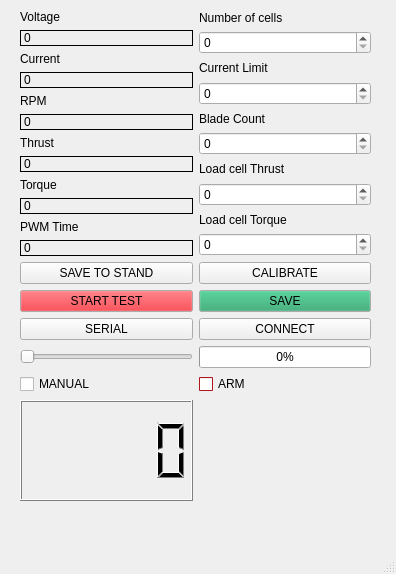
<?xml version="1.0" encoding="UTF-8"?>
<ui version="4.0">
 <class>MainWindow</class>
 <widget class="QMainWindow" name="MainWindow">
  <property name="geometry">
   <rect>
    <x>0</x>
    <y>0</y>
    <width>396</width>
    <height>574</height>
   </rect>
  </property>
  <property name="windowTitle">
   <string>MainWindow</string>
  </property>
  <widget class="QWidget" name="centralwidget">
   <widget class="QWidget" name="gridLayoutWidget">
    <property name="geometry">
     <rect>
      <x>20</x>
      <y>10</y>
      <width>351</width>
      <height>491</height>
     </rect>
    </property>
    <layout class="QGridLayout" name="gridLayout">
     <item row="5" column="1">
      <widget class="QProgressBar" name="progressBar">
       <property name="maximum">
        <number>100</number>
       </property>
       <property name="value">
        <number>0</number>
       </property>
      </widget>
     </item>
     <item row="6" column="0">
      <widget class="QCheckBox" name="Manul_Check">
       <property name="text">
        <string>MANUAL</string>
       </property>
      </widget>
     </item>
     <item row="7" column="0">
      <widget class="QLCDNumber" name="Error_Screen">
       <property name="palette">
        <palette>
         <active>
          <colorrole role="WindowText">
           <brush brushstyle="SolidPattern">
            <color alpha="255">
             <red>0</red>
             <green>0</green>
             <blue>0</blue>
            </color>
           </brush>
          </colorrole>
          <colorrole role="Button">
           <brush brushstyle="SolidPattern">
            <color alpha="255">
             <red>255</red>
             <green>255</green>
             <blue>255</blue>
            </color>
           </brush>
          </colorrole>
          <colorrole role="Light">
           <brush brushstyle="SolidPattern">
            <color alpha="255">
             <red>255</red>
             <green>255</green>
             <blue>255</blue>
            </color>
           </brush>
          </colorrole>
          <colorrole role="Midlight">
           <brush brushstyle="SolidPattern">
            <color alpha="255">
             <red>255</red>
             <green>255</green>
             <blue>255</blue>
            </color>
           </brush>
          </colorrole>
          <colorrole role="Dark">
           <brush brushstyle="SolidPattern">
            <color alpha="255">
             <red>127</red>
             <green>127</green>
             <blue>127</blue>
            </color>
           </brush>
          </colorrole>
          <colorrole role="Mid">
           <brush brushstyle="SolidPattern">
            <color alpha="255">
             <red>170</red>
             <green>170</green>
             <blue>170</blue>
            </color>
           </brush>
          </colorrole>
          <colorrole role="Text">
           <brush brushstyle="SolidPattern">
            <color alpha="255">
             <red>0</red>
             <green>0</green>
             <blue>0</blue>
            </color>
           </brush>
          </colorrole>
          <colorrole role="BrightText">
           <brush brushstyle="SolidPattern">
            <color alpha="255">
             <red>255</red>
             <green>255</green>
             <blue>255</blue>
            </color>
           </brush>
          </colorrole>
          <colorrole role="ButtonText">
           <brush brushstyle="SolidPattern">
            <color alpha="255">
             <red>0</red>
             <green>0</green>
             <blue>0</blue>
            </color>
           </brush>
          </colorrole>
          <colorrole role="Base">
           <brush brushstyle="SolidPattern">
            <color alpha="255">
             <red>255</red>
             <green>255</green>
             <blue>255</blue>
            </color>
           </brush>
          </colorrole>
          <colorrole role="Window">
           <brush brushstyle="SolidPattern">
            <color alpha="255">
             <red>255</red>
             <green>255</green>
             <blue>255</blue>
            </color>
           </brush>
          </colorrole>
          <colorrole role="Shadow">
           <brush brushstyle="SolidPattern">
            <color alpha="255">
             <red>0</red>
             <green>0</green>
             <blue>0</blue>
            </color>
           </brush>
          </colorrole>
          <colorrole role="AlternateBase">
           <brush brushstyle="SolidPattern">
            <color alpha="255">
             <red>255</red>
             <green>255</green>
             <blue>255</blue>
            </color>
           </brush>
          </colorrole>
          <colorrole role="ToolTipBase">
           <brush brushstyle="SolidPattern">
            <color alpha="255">
             <red>255</red>
             <green>255</green>
             <blue>220</blue>
            </color>
           </brush>
          </colorrole>
          <colorrole role="ToolTipText">
           <brush brushstyle="SolidPattern">
            <color alpha="255">
             <red>0</red>
             <green>0</green>
             <blue>0</blue>
            </color>
           </brush>
          </colorrole>
          <colorrole role="PlaceholderText">
           <brush brushstyle="SolidPattern">
            <color alpha="127">
             <red>0</red>
             <green>0</green>
             <blue>0</blue>
            </color>
           </brush>
          </colorrole>
          <colorrole role="Accent">
           <brush brushstyle="SolidPattern">
            <color alpha="255">
             <red>255</red>
             <green>255</green>
             <blue>255</blue>
            </color>
           </brush>
          </colorrole>
         </active>
         <inactive>
          <colorrole role="WindowText">
           <brush brushstyle="SolidPattern">
            <color alpha="255">
             <red>0</red>
             <green>0</green>
             <blue>0</blue>
            </color>
           </brush>
          </colorrole>
          <colorrole role="Button">
           <brush brushstyle="SolidPattern">
            <color alpha="255">
             <red>255</red>
             <green>255</green>
             <blue>255</blue>
            </color>
           </brush>
          </colorrole>
          <colorrole role="Light">
           <brush brushstyle="SolidPattern">
            <color alpha="255">
             <red>255</red>
             <green>255</green>
             <blue>255</blue>
            </color>
           </brush>
          </colorrole>
          <colorrole role="Midlight">
           <brush brushstyle="SolidPattern">
            <color alpha="255">
             <red>255</red>
             <green>255</green>
             <blue>255</blue>
            </color>
           </brush>
          </colorrole>
          <colorrole role="Dark">
           <brush brushstyle="SolidPattern">
            <color alpha="255">
             <red>127</red>
             <green>127</green>
             <blue>127</blue>
            </color>
           </brush>
          </colorrole>
          <colorrole role="Mid">
           <brush brushstyle="SolidPattern">
            <color alpha="255">
             <red>170</red>
             <green>170</green>
             <blue>170</blue>
            </color>
           </brush>
          </colorrole>
          <colorrole role="Text">
           <brush brushstyle="SolidPattern">
            <color alpha="255">
             <red>0</red>
             <green>0</green>
             <blue>0</blue>
            </color>
           </brush>
          </colorrole>
          <colorrole role="BrightText">
           <brush brushstyle="SolidPattern">
            <color alpha="255">
             <red>255</red>
             <green>255</green>
             <blue>255</blue>
            </color>
           </brush>
          </colorrole>
          <colorrole role="ButtonText">
           <brush brushstyle="SolidPattern">
            <color alpha="255">
             <red>0</red>
             <green>0</green>
             <blue>0</blue>
            </color>
           </brush>
          </colorrole>
          <colorrole role="Base">
           <brush brushstyle="SolidPattern">
            <color alpha="255">
             <red>255</red>
             <green>255</green>
             <blue>255</blue>
            </color>
           </brush>
          </colorrole>
          <colorrole role="Window">
           <brush brushstyle="SolidPattern">
            <color alpha="255">
             <red>255</red>
             <green>255</green>
             <blue>255</blue>
            </color>
           </brush>
          </colorrole>
          <colorrole role="Shadow">
           <brush brushstyle="SolidPattern">
            <color alpha="255">
             <red>0</red>
             <green>0</green>
             <blue>0</blue>
            </color>
           </brush>
          </colorrole>
          <colorrole role="AlternateBase">
           <brush brushstyle="SolidPattern">
            <color alpha="255">
             <red>255</red>
             <green>255</green>
             <blue>255</blue>
            </color>
           </brush>
          </colorrole>
          <colorrole role="ToolTipBase">
           <brush brushstyle="SolidPattern">
            <color alpha="255">
             <red>255</red>
             <green>255</green>
             <blue>220</blue>
            </color>
           </brush>
          </colorrole>
          <colorrole role="ToolTipText">
           <brush brushstyle="SolidPattern">
            <color alpha="255">
             <red>0</red>
             <green>0</green>
             <blue>0</blue>
            </color>
           </brush>
          </colorrole>
          <colorrole role="PlaceholderText">
           <brush brushstyle="SolidPattern">
            <color alpha="127">
             <red>0</red>
             <green>0</green>
             <blue>0</blue>
            </color>
           </brush>
          </colorrole>
          <colorrole role="Accent">
           <brush brushstyle="SolidPattern">
            <color alpha="255">
             <red>255</red>
             <green>255</green>
             <blue>255</blue>
            </color>
           </brush>
          </colorrole>
         </inactive>
         <disabled>
          <colorrole role="WindowText">
           <brush brushstyle="SolidPattern">
            <color alpha="255">
             <red>127</red>
             <green>127</green>
             <blue>127</blue>
            </color>
           </brush>
          </colorrole>
          <colorrole role="Button">
           <brush brushstyle="SolidPattern">
            <color alpha="255">
             <red>255</red>
             <green>255</green>
             <blue>255</blue>
            </color>
           </brush>
          </colorrole>
          <colorrole role="Light">
           <brush brushstyle="SolidPattern">
            <color alpha="255">
             <red>255</red>
             <green>255</green>
             <blue>255</blue>
            </color>
           </brush>
          </colorrole>
          <colorrole role="Midlight">
           <brush brushstyle="SolidPattern">
            <color alpha="255">
             <red>255</red>
             <green>255</green>
             <blue>255</blue>
            </color>
           </brush>
          </colorrole>
          <colorrole role="Dark">
           <brush brushstyle="SolidPattern">
            <color alpha="255">
             <red>127</red>
             <green>127</green>
             <blue>127</blue>
            </color>
           </brush>
          </colorrole>
          <colorrole role="Mid">
           <brush brushstyle="SolidPattern">
            <color alpha="255">
             <red>170</red>
             <green>170</green>
             <blue>170</blue>
            </color>
           </brush>
          </colorrole>
          <colorrole role="Text">
           <brush brushstyle="SolidPattern">
            <color alpha="255">
             <red>127</red>
             <green>127</green>
             <blue>127</blue>
            </color>
           </brush>
          </colorrole>
          <colorrole role="BrightText">
           <brush brushstyle="SolidPattern">
            <color alpha="255">
             <red>255</red>
             <green>255</green>
             <blue>255</blue>
            </color>
           </brush>
          </colorrole>
          <colorrole role="ButtonText">
           <brush brushstyle="SolidPattern">
            <color alpha="255">
             <red>127</red>
             <green>127</green>
             <blue>127</blue>
            </color>
           </brush>
          </colorrole>
          <colorrole role="Base">
           <brush brushstyle="SolidPattern">
            <color alpha="255">
             <red>255</red>
             <green>255</green>
             <blue>255</blue>
            </color>
           </brush>
          </colorrole>
          <colorrole role="Window">
           <brush brushstyle="SolidPattern">
            <color alpha="255">
             <red>255</red>
             <green>255</green>
             <blue>255</blue>
            </color>
           </brush>
          </colorrole>
          <colorrole role="Shadow">
           <brush brushstyle="SolidPattern">
            <color alpha="255">
             <red>0</red>
             <green>0</green>
             <blue>0</blue>
            </color>
           </brush>
          </colorrole>
          <colorrole role="AlternateBase">
           <brush brushstyle="SolidPattern">
            <color alpha="255">
             <red>255</red>
             <green>255</green>
             <blue>255</blue>
            </color>
           </brush>
          </colorrole>
          <colorrole role="ToolTipBase">
           <brush brushstyle="SolidPattern">
            <color alpha="255">
             <red>255</red>
             <green>255</green>
             <blue>220</blue>
            </color>
           </brush>
          </colorrole>
          <colorrole role="ToolTipText">
           <brush brushstyle="SolidPattern">
            <color alpha="255">
             <red>0</red>
             <green>0</green>
             <blue>0</blue>
            </color>
           </brush>
          </colorrole>
          <colorrole role="PlaceholderText">
           <brush brushstyle="SolidPattern">
            <color alpha="127">
             <red>127</red>
             <green>127</green>
             <blue>127</blue>
            </color>
           </brush>
          </colorrole>
          <colorrole role="Accent">
           <brush brushstyle="SolidPattern">
            <color alpha="255">
             <red>255</red>
             <green>255</green>
             <blue>255</blue>
            </color>
           </brush>
          </colorrole>
         </disabled>
        </palette>
       </property>
      </widget>
     </item>
     <item row="3" column="0">
      <widget class="QPushButton" name="Comm_Method">
       <property name="text">
        <string>SERIAL</string>
       </property>
      </widget>
     </item>
     <item row="0" column="1">
      <layout class="QVBoxLayout" name="verticalLayout_2">
       <item>
        <widget class="QLabel" name="label">
         <property name="text">
          <string>Number of cells</string>
         </property>
        </widget>
       </item>
       <item>
        <widget class="QSpinBox" name="S_Num">
         <property name="maximum">
          <number>12</number>
         </property>
        </widget>
       </item>
       <item>
        <widget class="QLabel" name="label_2">
         <property name="text">
          <string>Current Limit</string>
         </property>
        </widget>
       </item>
       <item>
        <widget class="QSpinBox" name="CURRENT_LIMIT_STEADY">
         <property name="maximum">
          <number>100</number>
         </property>
        </widget>
       </item>
       <item>
        <widget class="QLabel" name="label_3">
         <property name="text">
          <string>Blade Count</string>
         </property>
        </widget>
       </item>
       <item>
        <widget class="QSpinBox" name="Blade_Count">
         <property name="maximum">
          <number>100</number>
         </property>
        </widget>
       </item>
       <item>
        <widget class="QLabel" name="label_4">
         <property name="text">
          <string>Load cell Thrust</string>
         </property>
        </widget>
       </item>
       <item>
        <widget class="QSpinBox" name="Load_Cell_Thrust">
         <property name="maximum">
          <number>100</number>
         </property>
        </widget>
       </item>
       <item>
        <widget class="QLabel" name="label_5">
         <property name="text">
          <string>Load cell Torque</string>
         </property>
        </widget>
       </item>
       <item>
        <widget class="QSpinBox" name="Load_Cell_Torque">
         <property name="maximum">
          <number>100</number>
         </property>
        </widget>
       </item>
      </layout>
     </item>
     <item row="2" column="0">
      <widget class="QPushButton" name="START">
       <property name="palette">
        <palette>
         <active>
          <colorrole role="Button">
           <brush brushstyle="SolidPattern">
            <color alpha="255">
             <red>224</red>
             <green>27</green>
             <blue>36</blue>
            </color>
           </brush>
          </colorrole>
         </active>
         <inactive>
          <colorrole role="Button">
           <brush brushstyle="SolidPattern">
            <color alpha="255">
             <red>224</red>
             <green>27</green>
             <blue>36</blue>
            </color>
           </brush>
          </colorrole>
         </inactive>
         <disabled>
          <colorrole role="Button">
           <brush brushstyle="SolidPattern">
            <color alpha="255">
             <red>224</red>
             <green>27</green>
             <blue>36</blue>
            </color>
           </brush>
          </colorrole>
         </disabled>
        </palette>
       </property>
       <property name="text">
        <string>START TEST</string>
       </property>
       <property name="checkable">
        <bool>false</bool>
       </property>
      </widget>
     </item>
     <item row="5" column="0">
      <widget class="QSlider" name="Throttle">
       <property name="maximum">
        <number>100</number>
       </property>
       <property name="orientation">
        <enum>Qt::Orientation::Horizontal</enum>
       </property>
      </widget>
     </item>
     <item row="0" column="0">
      <layout class="QVBoxLayout" name="verticalLayout">
       <item>
        <widget class="QLabel" name="label_6">
         <property name="text">
          <string>Voltage</string>
         </property>
        </widget>
       </item>
       <item>
        <widget class="QLabel" name="Voltage">
         <property name="frameShape">
          <enum>QFrame::Shape::Box</enum>
         </property>
         <property name="text">
          <string>0</string>
         </property>
         <property name="textFormat">
          <enum>Qt::TextFormat::PlainText</enum>
         </property>
        </widget>
       </item>
       <item>
        <widget class="QLabel" name="label_7">
         <property name="text">
          <string>Current</string>
         </property>
        </widget>
       </item>
       <item>
        <widget class="QLabel" name="Current">
         <property name="frameShape">
          <enum>QFrame::Shape::Box</enum>
         </property>
         <property name="text">
          <string>0</string>
         </property>
         <property name="textFormat">
          <enum>Qt::TextFormat::PlainText</enum>
         </property>
        </widget>
       </item>
       <item>
        <widget class="QLabel" name="label_8">
         <property name="text">
          <string>RPM</string>
         </property>
        </widget>
       </item>
       <item>
        <widget class="QLabel" name="RPM">
         <property name="frameShape">
          <enum>QFrame::Shape::Box</enum>
         </property>
         <property name="text">
          <string>0</string>
         </property>
         <property name="textFormat">
          <enum>Qt::TextFormat::PlainText</enum>
         </property>
        </widget>
       </item>
       <item>
        <widget class="QLabel" name="label_9">
         <property name="text">
          <string>Thrust</string>
         </property>
        </widget>
       </item>
       <item>
        <widget class="QLabel" name="Thrust">
         <property name="frameShape">
          <enum>QFrame::Shape::Box</enum>
         </property>
         <property name="text">
          <string>0</string>
         </property>
         <property name="textFormat">
          <enum>Qt::TextFormat::PlainText</enum>
         </property>
        </widget>
       </item>
       <item>
        <widget class="QLabel" name="label_10">
         <property name="text">
          <string>Torque</string>
         </property>
        </widget>
       </item>
       <item>
        <widget class="QLabel" name="Torque">
         <property name="frameShape">
          <enum>QFrame::Shape::Box</enum>
         </property>
         <property name="text">
          <string>0</string>
         </property>
         <property name="textFormat">
          <enum>Qt::TextFormat::PlainText</enum>
         </property>
        </widget>
       </item>
       <item>
        <widget class="QLabel" name="label_11">
         <property name="text">
          <string>PWM Time</string>
         </property>
        </widget>
       </item>
       <item>
        <widget class="QLabel" name="PWM_Time">
         <property name="frameShape">
          <enum>QFrame::Shape::Box</enum>
         </property>
         <property name="text">
          <string>0</string>
         </property>
        </widget>
       </item>
      </layout>
     </item>
     <item row="6" column="1">
      <widget class="QCheckBox" name="Arm_Check">
       <property name="palette">
        <palette>
         <active>
          <colorrole role="WindowText">
           <brush brushstyle="SolidPattern">
            <color alpha="255">
             <red>0</red>
             <green>0</green>
             <blue>0</blue>
            </color>
           </brush>
          </colorrole>
          <colorrole role="Button">
           <brush brushstyle="SolidPattern">
            <color alpha="255">
             <red>224</red>
             <green>27</green>
             <blue>36</blue>
            </color>
           </brush>
          </colorrole>
          <colorrole role="Light">
           <brush brushstyle="SolidPattern">
            <color alpha="255">
             <red>255</red>
             <green>112</green>
             <blue>118</blue>
            </color>
           </brush>
          </colorrole>
          <colorrole role="Midlight">
           <brush brushstyle="SolidPattern">
            <color alpha="255">
             <red>239</red>
             <green>69</green>
             <blue>77</blue>
            </color>
           </brush>
          </colorrole>
          <colorrole role="Dark">
           <brush brushstyle="SolidPattern">
            <color alpha="255">
             <red>112</red>
             <green>13</green>
             <blue>18</blue>
            </color>
           </brush>
          </colorrole>
          <colorrole role="Mid">
           <brush brushstyle="SolidPattern">
            <color alpha="255">
             <red>149</red>
             <green>18</green>
             <blue>24</blue>
            </color>
           </brush>
          </colorrole>
          <colorrole role="Text">
           <brush brushstyle="SolidPattern">
            <color alpha="255">
             <red>0</red>
             <green>0</green>
             <blue>0</blue>
            </color>
           </brush>
          </colorrole>
          <colorrole role="BrightText">
           <brush brushstyle="SolidPattern">
            <color alpha="255">
             <red>255</red>
             <green>255</green>
             <blue>255</blue>
            </color>
           </brush>
          </colorrole>
          <colorrole role="ButtonText">
           <brush brushstyle="SolidPattern">
            <color alpha="255">
             <red>0</red>
             <green>0</green>
             <blue>0</blue>
            </color>
           </brush>
          </colorrole>
          <colorrole role="Base">
           <brush brushstyle="SolidPattern">
            <color alpha="255">
             <red>255</red>
             <green>255</green>
             <blue>255</blue>
            </color>
           </brush>
          </colorrole>
          <colorrole role="Window">
           <brush brushstyle="SolidPattern">
            <color alpha="255">
             <red>224</red>
             <green>27</green>
             <blue>36</blue>
            </color>
           </brush>
          </colorrole>
          <colorrole role="Shadow">
           <brush brushstyle="SolidPattern">
            <color alpha="255">
             <red>0</red>
             <green>0</green>
             <blue>0</blue>
            </color>
           </brush>
          </colorrole>
          <colorrole role="AlternateBase">
           <brush brushstyle="SolidPattern">
            <color alpha="255">
             <red>239</red>
             <green>141</green>
             <blue>145</blue>
            </color>
           </brush>
          </colorrole>
          <colorrole role="ToolTipBase">
           <brush brushstyle="SolidPattern">
            <color alpha="255">
             <red>255</red>
             <green>255</green>
             <blue>220</blue>
            </color>
           </brush>
          </colorrole>
          <colorrole role="ToolTipText">
           <brush brushstyle="SolidPattern">
            <color alpha="255">
             <red>0</red>
             <green>0</green>
             <blue>0</blue>
            </color>
           </brush>
          </colorrole>
          <colorrole role="PlaceholderText">
           <brush brushstyle="SolidPattern">
            <color alpha="128">
             <red>0</red>
             <green>0</green>
             <blue>0</blue>
            </color>
           </brush>
          </colorrole>
         </active>
         <inactive>
          <colorrole role="WindowText">
           <brush brushstyle="SolidPattern">
            <color alpha="255">
             <red>0</red>
             <green>0</green>
             <blue>0</blue>
            </color>
           </brush>
          </colorrole>
          <colorrole role="Button">
           <brush brushstyle="SolidPattern">
            <color alpha="255">
             <red>224</red>
             <green>27</green>
             <blue>36</blue>
            </color>
           </brush>
          </colorrole>
          <colorrole role="Light">
           <brush brushstyle="SolidPattern">
            <color alpha="255">
             <red>255</red>
             <green>112</green>
             <blue>118</blue>
            </color>
           </brush>
          </colorrole>
          <colorrole role="Midlight">
           <brush brushstyle="SolidPattern">
            <color alpha="255">
             <red>239</red>
             <green>69</green>
             <blue>77</blue>
            </color>
           </brush>
          </colorrole>
          <colorrole role="Dark">
           <brush brushstyle="SolidPattern">
            <color alpha="255">
             <red>112</red>
             <green>13</green>
             <blue>18</blue>
            </color>
           </brush>
          </colorrole>
          <colorrole role="Mid">
           <brush brushstyle="SolidPattern">
            <color alpha="255">
             <red>149</red>
             <green>18</green>
             <blue>24</blue>
            </color>
           </brush>
          </colorrole>
          <colorrole role="Text">
           <brush brushstyle="SolidPattern">
            <color alpha="255">
             <red>0</red>
             <green>0</green>
             <blue>0</blue>
            </color>
           </brush>
          </colorrole>
          <colorrole role="BrightText">
           <brush brushstyle="SolidPattern">
            <color alpha="255">
             <red>255</red>
             <green>255</green>
             <blue>255</blue>
            </color>
           </brush>
          </colorrole>
          <colorrole role="ButtonText">
           <brush brushstyle="SolidPattern">
            <color alpha="255">
             <red>0</red>
             <green>0</green>
             <blue>0</blue>
            </color>
           </brush>
          </colorrole>
          <colorrole role="Base">
           <brush brushstyle="SolidPattern">
            <color alpha="255">
             <red>255</red>
             <green>255</green>
             <blue>255</blue>
            </color>
           </brush>
          </colorrole>
          <colorrole role="Window">
           <brush brushstyle="SolidPattern">
            <color alpha="255">
             <red>224</red>
             <green>27</green>
             <blue>36</blue>
            </color>
           </brush>
          </colorrole>
          <colorrole role="Shadow">
           <brush brushstyle="SolidPattern">
            <color alpha="255">
             <red>0</red>
             <green>0</green>
             <blue>0</blue>
            </color>
           </brush>
          </colorrole>
          <colorrole role="AlternateBase">
           <brush brushstyle="SolidPattern">
            <color alpha="255">
             <red>239</red>
             <green>141</green>
             <blue>145</blue>
            </color>
           </brush>
          </colorrole>
          <colorrole role="ToolTipBase">
           <brush brushstyle="SolidPattern">
            <color alpha="255">
             <red>255</red>
             <green>255</green>
             <blue>220</blue>
            </color>
           </brush>
          </colorrole>
          <colorrole role="ToolTipText">
           <brush brushstyle="SolidPattern">
            <color alpha="255">
             <red>0</red>
             <green>0</green>
             <blue>0</blue>
            </color>
           </brush>
          </colorrole>
          <colorrole role="PlaceholderText">
           <brush brushstyle="SolidPattern">
            <color alpha="128">
             <red>0</red>
             <green>0</green>
             <blue>0</blue>
            </color>
           </brush>
          </colorrole>
         </inactive>
         <disabled>
          <colorrole role="WindowText">
           <brush brushstyle="SolidPattern">
            <color alpha="255">
             <red>112</red>
             <green>13</green>
             <blue>18</blue>
            </color>
           </brush>
          </colorrole>
          <colorrole role="Button">
           <brush brushstyle="SolidPattern">
            <color alpha="255">
             <red>224</red>
             <green>27</green>
             <blue>36</blue>
            </color>
           </brush>
          </colorrole>
          <colorrole role="Light">
           <brush brushstyle="SolidPattern">
            <color alpha="255">
             <red>255</red>
             <green>112</green>
             <blue>118</blue>
            </color>
           </brush>
          </colorrole>
          <colorrole role="Midlight">
           <brush brushstyle="SolidPattern">
            <color alpha="255">
             <red>239</red>
             <green>69</green>
             <blue>77</blue>
            </color>
           </brush>
          </colorrole>
          <colorrole role="Dark">
           <brush brushstyle="SolidPattern">
            <color alpha="255">
             <red>112</red>
             <green>13</green>
             <blue>18</blue>
            </color>
           </brush>
          </colorrole>
          <colorrole role="Mid">
           <brush brushstyle="SolidPattern">
            <color alpha="255">
             <red>149</red>
             <green>18</green>
             <blue>24</blue>
            </color>
           </brush>
          </colorrole>
          <colorrole role="Text">
           <brush brushstyle="SolidPattern">
            <color alpha="255">
             <red>112</red>
             <green>13</green>
             <blue>18</blue>
            </color>
           </brush>
          </colorrole>
          <colorrole role="BrightText">
           <brush brushstyle="SolidPattern">
            <color alpha="255">
             <red>255</red>
             <green>255</green>
             <blue>255</blue>
            </color>
           </brush>
          </colorrole>
          <colorrole role="ButtonText">
           <brush brushstyle="SolidPattern">
            <color alpha="255">
             <red>112</red>
             <green>13</green>
             <blue>18</blue>
            </color>
           </brush>
          </colorrole>
          <colorrole role="Base">
           <brush brushstyle="SolidPattern">
            <color alpha="255">
             <red>224</red>
             <green>27</green>
             <blue>36</blue>
            </color>
           </brush>
          </colorrole>
          <colorrole role="Window">
           <brush brushstyle="SolidPattern">
            <color alpha="255">
             <red>224</red>
             <green>27</green>
             <blue>36</blue>
            </color>
           </brush>
          </colorrole>
          <colorrole role="Shadow">
           <brush brushstyle="SolidPattern">
            <color alpha="255">
             <red>0</red>
             <green>0</green>
             <blue>0</blue>
            </color>
           </brush>
          </colorrole>
          <colorrole role="AlternateBase">
           <brush brushstyle="SolidPattern">
            <color alpha="255">
             <red>224</red>
             <green>27</green>
             <blue>36</blue>
            </color>
           </brush>
          </colorrole>
          <colorrole role="ToolTipBase">
           <brush brushstyle="SolidPattern">
            <color alpha="255">
             <red>255</red>
             <green>255</green>
             <blue>220</blue>
            </color>
           </brush>
          </colorrole>
          <colorrole role="ToolTipText">
           <brush brushstyle="SolidPattern">
            <color alpha="255">
             <red>0</red>
             <green>0</green>
             <blue>0</blue>
            </color>
           </brush>
          </colorrole>
          <colorrole role="PlaceholderText">
           <brush brushstyle="SolidPattern">
            <color alpha="128">
             <red>0</red>
             <green>0</green>
             <blue>0</blue>
            </color>
           </brush>
          </colorrole>
         </disabled>
        </palette>
       </property>
       <property name="text">
        <string>ARM</string>
       </property>
       <property name="checked">
        <bool>false</bool>
       </property>
       <property name="autoRepeat">
        <bool>false</bool>
       </property>
       <property name="tristate">
        <bool>false</bool>
       </property>
      </widget>
     </item>
     <item row="1" column="0">
      <widget class="QPushButton" name="SAVE_STAND">
       <property name="text">
        <string>SAVE TO STAND</string>
       </property>
      </widget>
     </item>
     <item row="3" column="1">
      <widget class="QPushButton" name="CONNECT">
       <property name="text">
        <string>CONNECT</string>
       </property>
      </widget>
     </item>
     <item row="2" column="1">
      <widget class="QPushButton" name="SAVE">
       <property name="palette">
        <palette>
         <active>
          <colorrole role="Button">
           <brush brushstyle="SolidPattern">
            <color alpha="255">
             <red>38</red>
             <green>162</green>
             <blue>105</blue>
            </color>
           </brush>
          </colorrole>
         </active>
         <inactive>
          <colorrole role="Button">
           <brush brushstyle="SolidPattern">
            <color alpha="255">
             <red>38</red>
             <green>162</green>
             <blue>105</blue>
            </color>
           </brush>
          </colorrole>
         </inactive>
         <disabled>
          <colorrole role="Button">
           <brush brushstyle="SolidPattern">
            <color alpha="255">
             <red>38</red>
             <green>162</green>
             <blue>105</blue>
            </color>
           </brush>
          </colorrole>
         </disabled>
        </palette>
       </property>
       <property name="text">
        <string>SAVE</string>
       </property>
      </widget>
     </item>
     <item row="1" column="1">
      <widget class="QPushButton" name="CALIBRATE">
       <property name="text">
        <string>CALIBRATE</string>
       </property>
      </widget>
     </item>
    </layout>
   </widget>
  </widget>
  <widget class="QMenuBar" name="menubar">
   <property name="geometry">
    <rect>
     <x>0</x>
     <y>0</y>
     <width>396</width>
     <height>23</height>
    </rect>
   </property>
  </widget>
  <widget class="QStatusBar" name="statusbar"/>
 </widget>
 <resources/>
 <connections/>
</ui>
